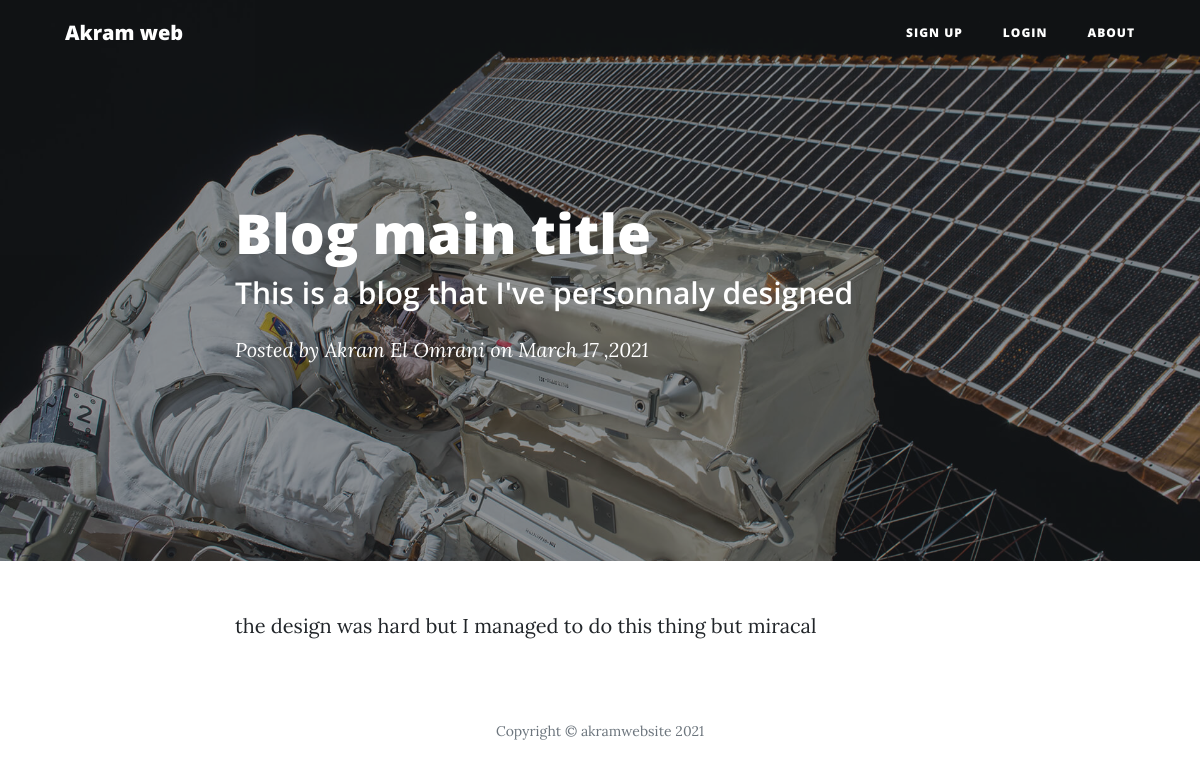
Page /post/5 on the earlier database version.
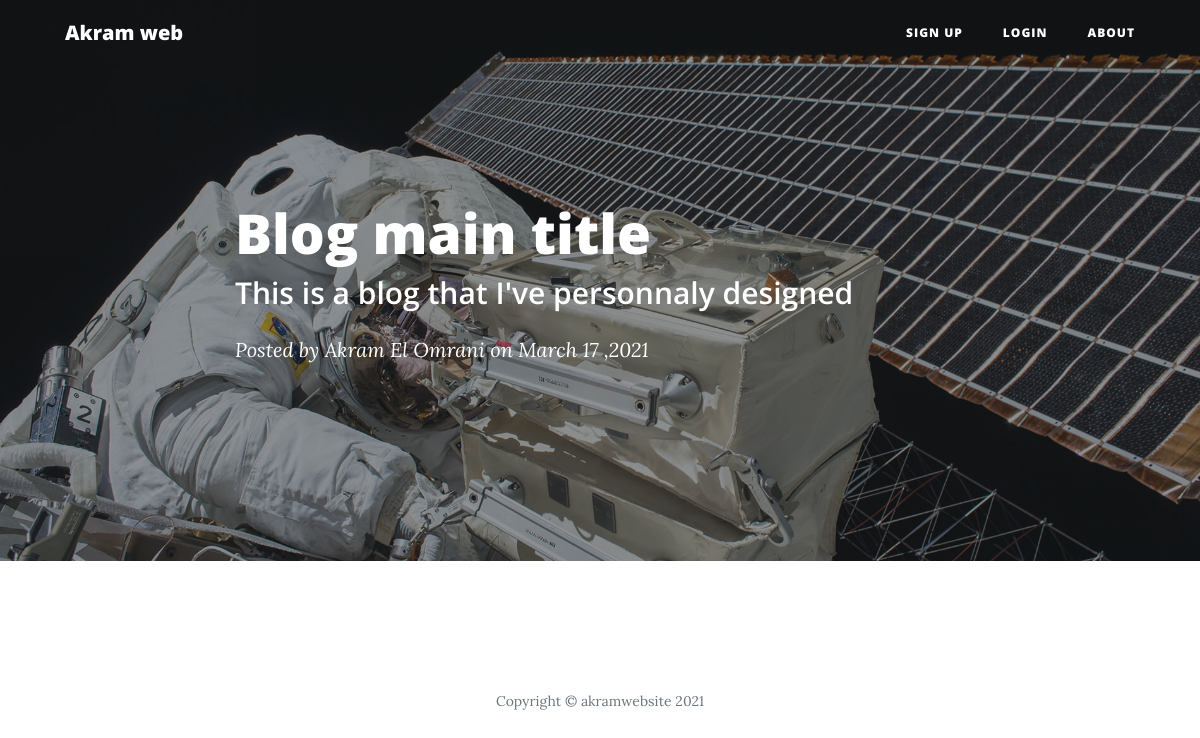
Same page on the later database version.
### website/models.py (models this page shows)
class Blogpost(db.Model):
	id = db.Column(db.Integer, primary_key=True)
	title = db.Column(db.String(50))
	subtitle = db.Column(db.String(50))
	user_id = db.Column(db.Integer, db.ForeignKey('user.id'), nullable=False)
	date_posted = db.Column(db.DateTime, default=func.now())
	content = db.Column(db.Text)

### website/posts.py (the view)
@posts.route('/post/<int:post_id>')
def post(post_id):
	post = Blogpost.query.get_or_404(post_id)
	date_posted = post.date_posted.strftime('%B %d, %Y')
	return render_template('post.html', post=post, date_posted=date_posted, user=current_user)

### website/templates/post.html (shortened to what this page needs)
{% extends "base.html" %}
{% block content %}
  <header class="masthead" style="background-image: url('{{ url_for('static', filename='post-bg.jpg') }}')">
    <div class="overlay">akrm</div>
    <div class="container">
      <div class="row">
        <div class="col-lg-8 col-md-10 mx-auto">
          <div class="post-heading">
            <h1>{{ post.title }}</h1>
            <h2 class="subheading">{{ post.subtitle }}</h2>
            <span class="meta">Posted by
              {{ post.author.first_name }}
              on {{ post.date_posted.strftime('%B %d ,%Y') }}
          	</span>
          </div>
        </div>
      </div>
    </div>
  </header>
  <article>
    <div class="container">
      <div class="row">
        <div class="col-lg-8 col-md-10 mx-auto">
        	{{ post.content }}
        </div>
      </div>
    </div>
  </article>
{% endblock %}

Differences in the rows shown:
changed Blogpost "Blog main title": content "the design was hard but I managed to do this thing but miracal" → (not shown)
